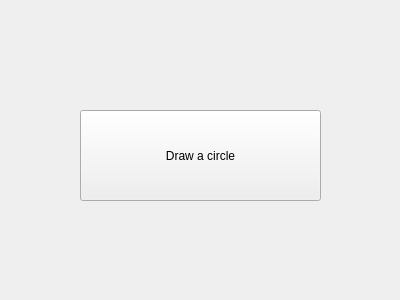
<?xml version="1.0" encoding="UTF-8"?>
<ui version="4.0">
 <class>Form</class>
 <widget class="QWidget" name="Form">
  <property name="geometry">
   <rect>
    <x>0</x>
    <y>0</y>
    <width>400</width>
    <height>300</height>
   </rect>
  </property>
  <property name="windowTitle">
   <string>Form</string>
  </property>
  <widget class="QPushButton" name="pushButton">
   <property name="geometry">
    <rect>
     <x>80</x>
     <y>110</y>
     <width>241</width>
     <height>91</height>
    </rect>
   </property>
   <property name="text">
    <string>Draw a circle</string>
   </property>
  </widget>
 </widget>
 <resources/>
 <connections/>
</ui>
